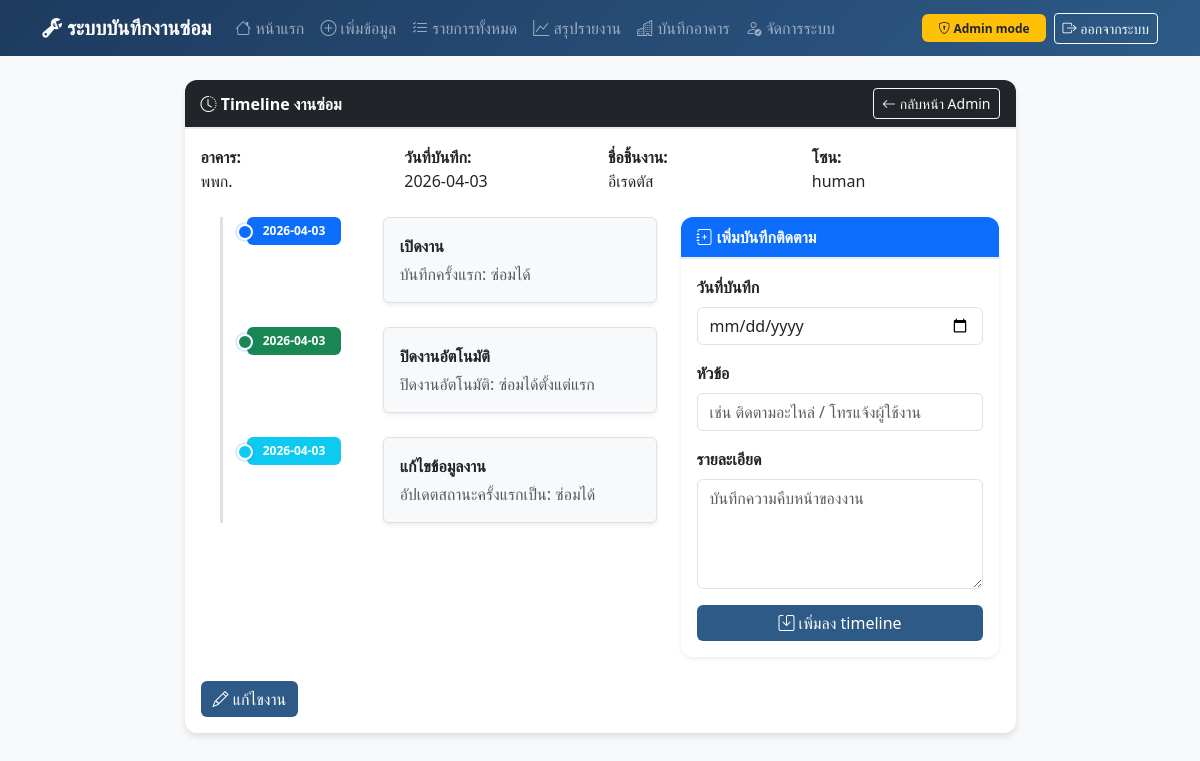
The app's page /admin/timeline/2 (signed in) with its own data.
### models.py (models this page shows, shortened)
class RepairLog(db.Model):
    __tablename__ = "repair_log"
    id = db.Column(db.Integer, primary_key=True)
    building = db.Column(db.String(64), nullable=False)
    date = db.Column(db.Date, nullable=False)
    item_name = db.Column(db.String(128), nullable=False)
    quantity = db.Column(db.Integer, nullable=False, default=1)
    zone = db.Column(db.String(64), nullable=False)
    fault_desc = db.Column(db.Text, nullable=False)
    status = db.Column(db.Enum('fixable', 'unfixable'), nullable=False)
    notes = db.Column(db.Text)
    job_status = db.Column(db.String(16), nullable=False, default='open')
    final_result = db.Column(db.String(16), nullable=True)
    closed_date = db.Column(db.Date, nullable=True)
    close_note = db.Column(db.Text, nullable=True)
    created_at = db.Column(db.DateTime, default=datetime.utcnow)

class RepairEvent(db.Model):
    __tablename__ = "repair_event"
    id = db.Column(db.Integer, primary_key=True)
    repair_log_id = db.Column(db.Integer, db.ForeignKey('repair_log.id'), nullable=False, index=True)
    event_type = db.Column(db.String(32), nullable=False)
    event_date = db.Column(db.Date, nullable=False)
    title = db.Column(db.String(128), nullable=False)
    detail = db.Column(db.Text)
    created_at = db.Column(db.DateTime, default=datetime.utcnow)
    repair_log = db.relationship('RepairLog', backref=db.backref('events', lazy=True, order_by='RepairEvent.event_date.asc()'))

### app.py (the view)
@app.route('/admin/timeline/<int:id>')
def admin_timeline(id):
    if not admin_required():
        return redirect(url_for('admin_login'))
    log = db.session.get(RepairLog, id)
    if not log:
        flash('ไม่พบงานที่ต้องการดูรายละเอียด', 'danger')
        return redirect(url_for('admin_dashboard'))
    badge_map = {
        'created': 'primary',
        'note': 'secondary',
        'updated': 'info',
        'closed': 'success',
        'reopened': 'warning'
    }
    timeline_items = [
        {
            'id': event.id,
            'event_type': event.event_type,
            'date': event.event_date,
            'title': event.title,
            'badge_class': badge_map.get(event.event_type, 'dark'),
            'detail': event.detail or ''
        }
        for event in sorted(log.events, key=lambda e: (e.event_date, e.id))
    ]
    return render_template('admin_timeline.html', log=log, timeline_items=timeline_items)

### app.py (called while the page is built)
def admin_required():
    return session.get('admin_logged_in')

@app.context_processor
def inject_buildings():
    buildings = Building.query.order_by(Building.name.asc()).all()
    return dict(buildings=buildings, has_buildings=len(buildings) > 0)

### templates/admin_timeline.html (shortened to what this page needs)
{% extends "base.html" %}
{% block content %}
<div class="row justify-content-center">
    <div class="col-lg-9">
        <div class="card mb-4">
            <div class="card-header bg-dark text-white d-flex justify-content-between align-items-center">
                <span><i class="bi bi-clock-history"></i> Timeline งานซ่อม</span>
                <a href="{{ url_for('admin_dashboard') }}" class="btn btn-sm btn-outline-light">
                    <i class="bi bi-arrow-left"></i> กลับหน้า Admin
                </a>
            </div>
            <div class="card-body">
                <div class="row g-3 mb-4">
                    <div class="col-md-3"><strong>อาคาร:</strong><br>{{ log.building }}</div>
                    <div class="col-md-3"><strong>วันที่บันทึก:</strong><br>{{ log.date }}</div>
                    <div class="col-md-3"><strong>ชื่อชิ้นงาน:</strong><br>{{ log.item_name }}</div>
                    <div class="col-md-3"><strong>โซน:</strong><br>{{ log.zone }}</div>
                </div>
                <div class="row g-4">
                    <div class="col-lg-7">
                        <div class="timeline-wrap">
                            {% for item in timeline_items %}
                            <div class="position-relative d-flex gap-3 mb-4 align-items-start">
                                <span class="timeline-node bg-{{ item.badge_class }}"></span>
                                <div style="min-width: 120px;">
                                    <span class="badge bg-{{ item.badge_class }} px-3 py-2">{{ item.date }}</span>
                                </div>
                                <div class="flex-grow-1 border rounded p-3 bg-light shadow-sm">
                                    <div class="d-flex justify-content-between align-items-start gap-2">
                                        <div>
                                            <div class="fw-bold mb-1">{{ item.title }}</div>
                                            <div class="text-muted">{{ item.detail }}</div>
                                        </div>
                                    </div>
                                </div>
                            </div>
                            {% endfor %}
                        </div>
                    </div>
                    <div class="col-lg-5">
                        <div class="card border-0 shadow-sm">
                            <div class="card-header bg-primary text-white">
                                <i class="bi bi-journal-plus"></i> เพิ่มบันทึกติดตาม
                            </div>
                            <div class="card-body">
                                <form method="post" action="{{ url_for('admin_timeline_note', id=log.id) }}">
                                    <div class="mb-3">
                                        <label class="form-label fw-bold">วันที่บันทึก</label>
                                        <input type="date" name="note_date" class="form-control" required>
                                    </div>
                                    <div class="mb-3">
                                        <label class="form-label fw-bold">หัวข้อ</label>
                                        <input type="text" name="note_title" class="form-control" placeholder="เช่น ติดตามอะไหล่ / โทรแจ้งผู้ใช้งาน">
                                    </div>
                                    <div class="mb-3">
                                        <label class="form-label fw-bold">รายละเอียด</label>
                                        <textarea name="note_detail" class="form-control" rows="4" required placeholder="บันทึกความคืบหน้าของงาน"></textarea>
                                    </div>
                                    <button type="submit" class="btn btn-primary w-100">
                                        <i class="bi bi-save"></i> เพิ่มลง timeline
                                    </button>
                                </form>
                            </div>
                        </div>
                    </div>
                </div>
                <div class="mt-4 d-flex gap-2">
                    <a href="{{ url_for('admin_edit', id=log.id) }}" class="btn btn-primary">
                        <i class="bi bi-pencil"></i> แก้ไขงาน
                    </a>
                </div>
            </div>
        </div>
    </div>
</div>
{% endblock %}

### templates/base.html (style rules this page uses)
body { background-color: #f8f9fa; }
.card { border: none; border-radius: 12px; box-shadow: 0 4px 6px rgba(0,0,0,0.1); }
.card-header { background: white; border-bottom: 2px solid #e9ecef; border-radius: 12px 12px 0 0 !important; font-weight: 600; }
.btn-primary { background: #2d5a87; border: none; }

### templates/admin_timeline.html (style rules this page uses)
.timeline-wrap { position: relative; margin-left: 1.2rem; padding-left: 1.5rem; border-left: 3px solid #dee2e6; }
.timeline-node { position: absolute; left: -0.6rem; width: 1rem; height: 1rem; border-radius: 50%; background: #0d6efd; border: 2px solid #fff; box-shadow: 0 0 0 2px rgba(13,110,253,.15); margin-top: .45rem; }

### records on screen
RepairLog: building "พพก.", date "2026-04-03", item_name "อีเรดตัส", zone "human"
RepairEvent: date "2026-04-03", title "เปิดงาน", detail "บันทึกครั้งแรก: ซ่อมได้"
RepairEvent: date "2026-04-03", title "ปิดงานอัตโนมัติ", detail "ปิดงานอัตโนมัติ: ซ่อมได้ตั้งแต่แรก"
RepairEvent: date "2026-04-03", title "แก้ไขข้อมูลงาน", detail "อัปเดตสถานะครั้งแรกเป็น: ซ่อมได้"
